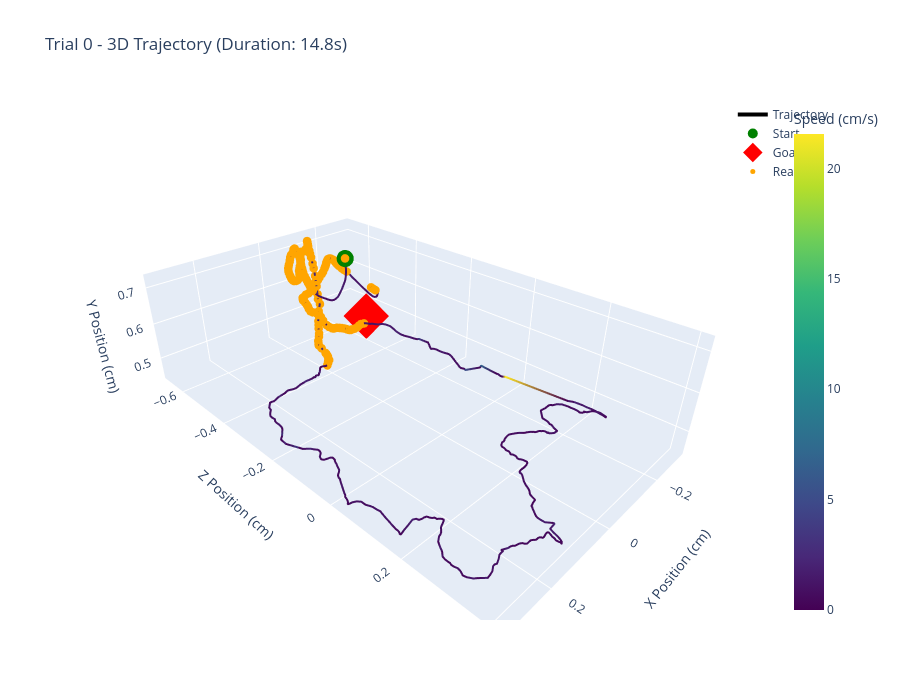

Notebook cell for this chart:
### Markdown cell above
---

### Interactive 3D Trajectory Visualization

Let's visualize a single trial in 3D to understand the spatial structure of the behavior.

**What to look for:**
- Overall path shape (straight vs. circuitous)
- Vertical excursions (rearing events)
- Speed variations along the trajectory
- Goal-directed vs. exploratory segments

### Code cell
# =============================================================================
# INTERACTIVE 3D VISUALIZATION
# =============================================================================

def plot_trajectory_3d_interactive(df, trial_id):
    """
    Create interactive 3D plot of a single trial trajectory.
    
    Parameters:
    -----------
    df : DataFrame
        Full dataset
    trial_id : int
        Trial to visualize
    """
    # Extract trial data
    trial = df[df['trial_id'] == trial_id].copy()
    
    # Calculate speed for color coding
    dx = np.diff(trial['x'].values)
    dz = np.diff(trial['z'].values)
    dy = np.diff(trial['y'].values)
    dt = 1/120  # 120 Hz sampling
    
    speed = np.sqrt(dx**2 + dy**2 + dz**2) / dt
    speed = np.concatenate([[0], speed])  # Pad to match length
    trial['speed'] = speed
    
    # Create figure
    fig = go.Figure()
    
    # Main trajectory colored by speed
    fig.add_trace(go.Scatter3d(
        x=trial['x'],
        y=trial['z'],  # Swap y and z for better viewing
        z=trial['y'],
        mode='lines',
        line=dict(
            color=trial['speed'],
            colorscale='Viridis',
            width=4,
            colorbar=dict(title="Speed (cm/s)", x=1.1)
        ),
        name='Trajectory',
        hovertemplate='<b>Time:</b> %{text:.2f}s<br>' +
                      '<b>X:</b> %{x:.1f} cm<br>' +
                      '<b>Z:</b> %{y:.1f} cm<br>' +
                      '<b>Y:</b> %{z:.1f} cm<br>' +
                      '<b>Speed:</b> %{marker.color:.1f} cm/s<br>' +
                      '<extra></extra>',
        text=trial['time']
    ))
    
    # Start position (green)
    fig.add_trace(go.Scatter3d(
        x=[trial['x'].iloc[0]],
        y=[trial['z'].iloc[0]],
        z=[trial['y'].iloc[0]],
        mode='markers',
        marker=dict(size=10, color='green', symbol='circle'),
        name='Start',
        hovertext='Start Position'
    ))
    
    # Goal position (red star)
    goal_x = trial['goal_x'].iloc[0]
    goal_z = trial['goal_z'].iloc[0]
    fig.add_trace(go.Scatter3d(
        x=[goal_x],
        y=[goal_z],
        z=[0.5],  # Goal at ground level
        mode='markers',
        marker=dict(size=15, color='red', symbol='diamond'),
        name='Goal',
        hovertext=f'Goal Position ({goal_x:.1f}, {goal_z:.1f})'
    ))
    
    # Highlight rearing events
    rear_frames = trial[trial['rearing'] == 1]
    if len(rear_frames) > 0:
        fig.add_trace(go.Scatter3d(
            x=rear_frames['x'],
            y=rear_frames['z'],
            z=rear_frames['y'],
            mode='markers',
            marker=dict(size=5, color='orange', symbol='circle'),
            name='Rearing',
            hovertext='Rearing Event'
        ))
    
    # Update layout
    fig.update_layout(
        title=f'Trial {trial_id} - 3D Trajectory (Duration: {trial["time"].max():.1f}s)',
        scene=dict(
            xaxis_title='X Position (cm)',
            yaxis_title='Z Position (cm)',
            zaxis_title='Y Position (cm)',
            aspectmode='data',
            camera=dict(
                eye=dict(x=1.5, y=1.5, z=1.2)
            )
        ),
        width=900,
        height=700,
        showlegend=True
    )
    
    fig.show()
    
    # Print summary statistics
    print(f"\nTrial {trial_id} Summary:")
    print(f"  Duration: {trial['time'].max():.2f} seconds")
    print(f"  Total frames: {len(trial)}")
    print(f"  Mean speed: {trial['speed'].mean():.2f} cm/s")
    print(f"  Max speed: {trial['speed'].max():.2f} cm/s")
    print(f"  Rearing events: {trial['rearing'].sum()}")
    print(f"  Total distance: {(trial['speed'] * dt).sum():.2f} cm")

# Visualize first trial
plot_trajectory_3d_interactive(df, trial_id=df['trial_id'].iloc[0])

### Figure 1 — Plotly figure (JSON) as saved in the notebook; plotly's stock layout.template omitted (floating-point values rounded to 4 significant figures; data arrays with more than 128 entries replaced by an {"elided": "..."} marker saying what was removed)
{"data": [{"hovertemplate": "<b>Time:</b> %{text:.2f}s<br><b>X:</b> %{x:.1f} cm<br><b>Z:</b> %{y:.1f} cm<br><b>Y:</b> %{z:.1f} cm<br><b>Speed:</b> %{marker.color:.1f} cm/s<br><extra></extra>", "line": {"color": {"elided": "739 float values"}, "colorbar": {"title": {"text": "Speed (cm/s)"}, "x": 1.1}, "colorscale": [[0, "#440154"], [0.1111, "#482878"], [0.2222, "#3e4989"], [0.3333, "#31688e"], [0.4444, "#26828e"], [0.5556, "#1f9e89"], [0.6667, "#35b779"], [0.7778, "#6ece58"], [0.8889, "#b5de2b"], [1, "#fde725"]], "width": 4}, "mode": "lines", "name": "Trajectory", "text": {"elided": "739 float values"}, "type": "scatter3d", "x": {"elided": "739 float values"}, "y": {"elided": "739 float values"}, "z": {"elided": "739 float values"}}, {"hovertext": "Start Position", "marker": {"color": "green", "size": 10, "symbol": "circle"}, "mode": "markers", "name": "Start", "type": "scatter3d", "x": [-0.1779], "y": [-0.538], "z": [0.6849]}, {"hovertext": "Goal Position (-0.2, -0.5)", "marker": {"color": "red", "size": 15, "symbol": "diamond"}, "mode": "markers", "name": "Goal", "type": "scatter3d", "x": [-0.2225], "y": [-0.5068], "z": [0.5]}, {"hovertext": "Rearing Event", "marker": {"color": "orange", "size": 5, "symbol": "circle"}, "mode": "markers", "name": "Rearing", "type": "scatter3d", "x": {"elided": "206 float values"}, "y": {"elided": "206 float values"}, "z": {"elided": "206 float values"}}], "layout": {"height": 700, "scene": {"aspectmode": "data", "camera": {"eye": {"x": 1.5, "y": 1.5, "z": 1.2}}, "xaxis": {"title": {"text": "X Position (cm)"}}, "yaxis": {"title": {"text": "Z Position (cm)"}}, "zaxis": {"title": {"text": "Y Position (cm)"}}}, "showlegend": true, "title": {"text": "Trial 0 - 3D Trajectory (Duration: 14.8s)"}, "width": 900}}
